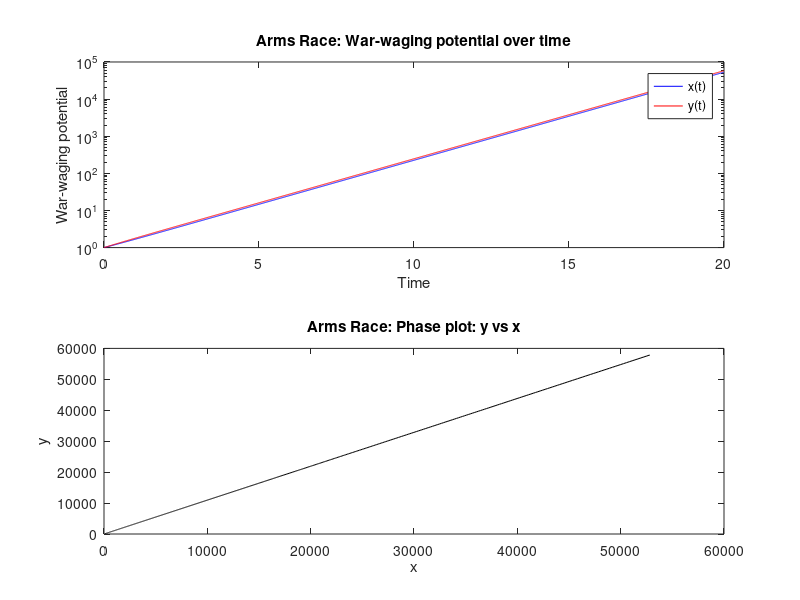

MATLAB code to generate this figure:
% Parameters
k = 0.5;
l = 0.6;

% Time parameters
t_start = 0;
t_end = 20;
dt = 0.01; % Choose a suitable time step

% Initial conditions
x0 = 1;
y0 = 1;

% Number of steps
num_steps = ceil((t_end - t_start) / dt);

% Arrays to store results
t_values = zeros(1, num_steps);
x_values = zeros(1, num_steps);
y_values = zeros(1, num_steps);

% Initial values
x_values(1) = x0;
y_values(1) = y0;
t_values(1) = t_start;

% Euler's method for scenario D
for i = 1:num_steps-1
    x_dot = k * y_values(i);
    y_dot = l * x_values(i);
    
    x_values(i+1) = x_values(i) + dt * x_dot;
    y_values(i+1) = y_values(i) + dt * y_dot;
    
    t_values(i+1) = t_values(i) + dt;
end

% Plotting scenario D
figure;
subplot(2,1,1);
semilogy(t_values, x_values, 'b', t_values, y_values, 'r');
xlabel('Time');
ylabel('War-waging potential');
legend('x(t)', 'y(t)');
title('Arms Race: War-waging potential over time');

subplot(2,1,2);
plot(x_values, y_values, 'k');
xlabel('x');
ylabel('y');
title('Arms Race: Phase plot: y vs x');
